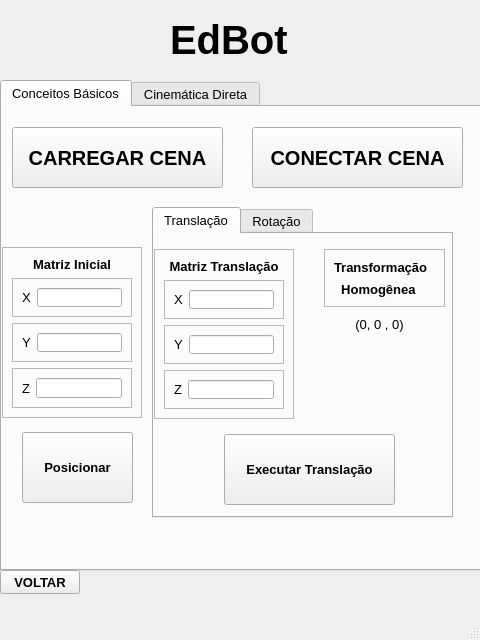
<?xml version="1.0" encoding="UTF-8"?>
<ui version="4.0">
 <class>MainWindow</class>
 <widget class="QMainWindow" name="MainWindow">
  <property name="geometry">
   <rect>
    <x>0</x>
    <y>0</y>
    <width>480</width>
    <height>640</height>
   </rect>
  </property>
  <property name="maximumSize">
   <size>
    <width>480</width>
    <height>640</height>
   </size>
  </property>
  <property name="windowTitle">
   <string>EdBot_v1</string>
  </property>
  <widget class="QWidget" name="centralwidget">
   <widget class="QLabel" name="label_title">
    <property name="geometry">
     <rect>
      <x>170</x>
      <y>20</y>
      <width>120</width>
      <height>40</height>
     </rect>
    </property>
    <property name="font">
     <font>
      <pointsize>30</pointsize>
      <weight>75</weight>
      <bold>true</bold>
     </font>
    </property>
    <property name="text">
     <string>EdBot </string>
    </property>
   </widget>
   <widget class="QStackedWidget" name="stackedWidget">
    <property name="geometry">
     <rect>
      <x>0</x>
      <y>70</y>
      <width>481</width>
      <height>531</height>
     </rect>
    </property>
    <property name="currentIndex">
     <number>1</number>
    </property>
    <widget class="QWidget" name="home">
     <widget class="QLabel" name="label_app">
      <property name="geometry">
       <rect>
        <x>150</x>
        <y>50</y>
        <width>180</width>
        <height>50</height>
       </rect>
      </property>
      <property name="font">
       <font>
        <pointsize>15</pointsize>
       </font>
      </property>
      <property name="text">
       <string>Escolha a aplicação:</string>
      </property>
     </widget>
     <widget class="QPushButton" name="btn_fisico">
      <property name="geometry">
       <rect>
        <x>40</x>
        <y>290</y>
        <width>400</width>
        <height>130</height>
       </rect>
      </property>
      <property name="font">
       <font>
        <pointsize>15</pointsize>
        <weight>75</weight>
        <bold>true</bold>
       </font>
      </property>
      <property name="text">
       <string>ROBÔ FÍSICO</string>
      </property>
     </widget>
     <widget class="QPushButton" name="btn_virtual">
      <property name="geometry">
       <rect>
        <x>40</x>
        <y>120</y>
        <width>400</width>
        <height>130</height>
       </rect>
      </property>
      <property name="font">
       <font>
        <pointsize>15</pointsize>
        <weight>75</weight>
        <bold>true</bold>
       </font>
      </property>
      <property name="text">
       <string>ROBÔ VIRTUAL</string>
      </property>
     </widget>
    </widget>
    <widget class="QWidget" name="page_virtual">
     <widget class="QPushButton" name="pushButton_voltar">
      <property name="geometry">
       <rect>
        <x>0</x>
        <y>500</y>
        <width>80</width>
        <height>24</height>
       </rect>
      </property>
      <property name="font">
       <font>
        <pointsize>10</pointsize>
        <weight>75</weight>
        <bold>true</bold>
       </font>
      </property>
      <property name="text">
       <string>VOLTAR</string>
      </property>
     </widget>
     <widget class="QTabWidget" name="tabWidget">
      <property name="geometry">
       <rect>
        <x>0</x>
        <y>10</y>
        <width>481</width>
        <height>491</height>
       </rect>
      </property>
      <property name="font">
       <font>
        <pointsize>10</pointsize>
       </font>
      </property>
      <property name="currentIndex">
       <number>0</number>
      </property>
      <widget class="QWidget" name="tab_conceitos">
       <attribute name="title">
        <string>Conceitos Básicos</string>
       </attribute>
       <widget class="QPushButton" name="pushButton_carregar_cena">
        <property name="geometry">
         <rect>
          <x>10</x>
          <y>20</y>
          <width>211</width>
          <height>61</height>
         </rect>
        </property>
        <property name="font">
         <font>
          <pointsize>15</pointsize>
          <weight>75</weight>
          <bold>true</bold>
         </font>
        </property>
        <property name="autoFillBackground">
         <bool>false</bool>
        </property>
        <property name="text">
         <string>CARREGAR CENA</string>
        </property>
       </widget>
       <widget class="QFrame" name="frame_m1">
        <property name="geometry">
         <rect>
          <x>0</x>
          <y>140</y>
          <width>140</width>
          <height>171</height>
         </rect>
        </property>
        <property name="frameShape">
         <enum>QFrame::StyledPanel</enum>
        </property>
        <property name="frameShadow">
         <enum>QFrame::Raised</enum>
        </property>
        <layout class="QVBoxLayout" name="verticalLayout">
         <item>
          <widget class="QLabel" name="label_m1">
           <property name="font">
            <font>
             <pointsize>10</pointsize>
             <weight>75</weight>
             <bold>true</bold>
            </font>
           </property>
           <property name="text">
            <string>Matriz Inicial</string>
           </property>
           <property name="alignment">
            <set>Qt::AlignCenter</set>
           </property>
          </widget>
         </item>
         <item>
          <widget class="QFrame" name="frame_m1x">
           <property name="frameShape">
            <enum>QFrame::StyledPanel</enum>
           </property>
           <property name="frameShadow">
            <enum>QFrame::Raised</enum>
           </property>
           <layout class="QHBoxLayout" name="horizontalLayout_3">
            <item>
             <widget class="QLabel" name="label_m1x">
              <property name="text">
               <string>X</string>
              </property>
             </widget>
            </item>
            <item>
             <widget class="QLineEdit" name="lineEdit_m1x"/>
            </item>
           </layout>
          </widget>
         </item>
         <item>
          <widget class="QFrame" name="frame_m1y">
           <property name="frameShape">
            <enum>QFrame::StyledPanel</enum>
           </property>
           <property name="frameShadow">
            <enum>QFrame::Raised</enum>
           </property>
           <layout class="QHBoxLayout" name="horizontalLayout_4">
            <item>
             <widget class="QLabel" name="label_m1y">
              <property name="text">
               <string>Y</string>
              </property>
             </widget>
            </item>
            <item>
             <widget class="QLineEdit" name="lineEdit_m1y"/>
            </item>
           </layout>
          </widget>
         </item>
         <item>
          <widget class="QFrame" name="frame_m1z">
           <property name="frameShape">
            <enum>QFrame::StyledPanel</enum>
           </property>
           <property name="frameShadow">
            <enum>QFrame::Raised</enum>
           </property>
           <layout class="QHBoxLayout" name="horizontalLayout_5">
            <item>
             <widget class="QLabel" name="label_m1z">
              <property name="text">
               <string>Z</string>
              </property>
             </widget>
            </item>
            <item>
             <widget class="QLineEdit" name="lineEdit_m1z"/>
            </item>
           </layout>
          </widget>
         </item>
        </layout>
       </widget>
       <widget class="QTabWidget" name="tabWidget_rot_translacao">
        <property name="geometry">
         <rect>
          <x>150</x>
          <y>100</y>
          <width>301</width>
          <height>311</height>
         </rect>
        </property>
        <property name="currentIndex">
         <number>0</number>
        </property>
        <widget class="QWidget" name="tab_translacao">
         <attribute name="title">
          <string>Translação</string>
         </attribute>
         <widget class="QPushButton" name="pushButton_executar_translacao">
          <property name="geometry">
           <rect>
            <x>70</x>
            <y>200</y>
            <width>171</width>
            <height>71</height>
           </rect>
          </property>
          <property name="font">
           <font>
            <pointsize>10</pointsize>
            <weight>75</weight>
            <bold>true</bold>
           </font>
          </property>
          <property name="text">
           <string>Executar Translação</string>
          </property>
         </widget>
         <widget class="QFrame" name="frame_m2">
          <property name="geometry">
           <rect>
            <x>0</x>
            <y>15</y>
            <width>140</width>
            <height>170</height>
           </rect>
          </property>
          <property name="frameShape">
           <enum>QFrame::StyledPanel</enum>
          </property>
          <property name="frameShadow">
           <enum>QFrame::Raised</enum>
          </property>
          <layout class="QVBoxLayout" name="verticalLayout_2">
           <item>
            <widget class="QLabel" name="label_m2">
             <property name="font">
              <font>
               <pointsize>10</pointsize>
               <weight>75</weight>
               <bold>true</bold>
              </font>
             </property>
             <property name="text">
              <string>Matriz Translação</string>
             </property>
             <property name="alignment">
              <set>Qt::AlignCenter</set>
             </property>
            </widget>
           </item>
           <item>
            <widget class="QFrame" name="frame_m2x">
             <property name="frameShape">
              <enum>QFrame::StyledPanel</enum>
             </property>
             <property name="frameShadow">
              <enum>QFrame::Raised</enum>
             </property>
             <layout class="QHBoxLayout" name="horizontalLayout_6">
              <item>
               <widget class="QLabel" name="label_m2x">
                <property name="text">
                 <string>X</string>
                </property>
               </widget>
              </item>
              <item>
               <widget class="QLineEdit" name="lineEdit_m2x"/>
              </item>
             </layout>
            </widget>
           </item>
           <item>
            <widget class="QFrame" name="frame_m2y">
             <property name="frameShape">
              <enum>QFrame::StyledPanel</enum>
             </property>
             <property name="frameShadow">
              <enum>QFrame::Raised</enum>
             </property>
             <layout class="QHBoxLayout" name="horizontalLayout_7">
              <item>
               <widget class="QLabel" name="label_m2y">
                <property name="text">
                 <string>Y</string>
                </property>
               </widget>
              </item>
              <item>
               <widget class="QLineEdit" name="lineEdit_m2y"/>
              </item>
             </layout>
            </widget>
           </item>
           <item>
            <widget class="QFrame" name="frame_m2z">
             <property name="frameShape">
              <enum>QFrame::StyledPanel</enum>
             </property>
             <property name="frameShadow">
              <enum>QFrame::Raised</enum>
             </property>
             <layout class="QHBoxLayout" name="horizontalLayout_8">
              <item>
               <widget class="QLabel" name="label_m2z">
                <property name="text">
                 <string>Z</string>
                </property>
               </widget>
              </item>
              <item>
               <widget class="QLineEdit" name="lineEdit_m2z"/>
              </item>
             </layout>
            </widget>
           </item>
          </layout>
         </widget>
         <widget class="QFrame" name="frame_resultado">
          <property name="geometry">
           <rect>
            <x>170</x>
            <y>15</y>
            <width>121</width>
            <height>58</height>
           </rect>
          </property>
          <property name="frameShape">
           <enum>QFrame::StyledPanel</enum>
          </property>
          <property name="frameShadow">
           <enum>QFrame::Raised</enum>
          </property>
          <layout class="QVBoxLayout" name="verticalLayout_3">
           <item>
            <widget class="QLabel" name="label_transformacao">
             <property name="font">
              <font>
               <pointsize>10</pointsize>
               <weight>75</weight>
               <bold>true</bold>
              </font>
             </property>
             <property name="text">
              <string>Transformação </string>
             </property>
            </widget>
           </item>
           <item>
            <widget class="QLabel" name="label_homogenea">
             <property name="font">
              <font>
               <pointsize>10</pointsize>
               <weight>75</weight>
               <bold>true</bold>
              </font>
             </property>
             <property name="text">
              <string>  Homogênea</string>
             </property>
            </widget>
           </item>
          </layout>
         </widget>
         <widget class="QLabel" name="label_resultado_translacao">
          <property name="geometry">
           <rect>
            <x>160</x>
            <y>80</y>
            <width>131</width>
            <height>20</height>
           </rect>
          </property>
          <property name="text">
           <string>(0, 0 , 0)</string>
          </property>
          <property name="alignment">
           <set>Qt::AlignCenter</set>
          </property>
         </widget>
        </widget>
        <widget class="QWidget" name="tab_rotacao">
         <attribute name="title">
          <string>Rotação</string>
         </attribute>
         <widget class="QFrame" name="frame_resultado_2">
          <property name="geometry">
           <rect>
            <x>170</x>
            <y>15</y>
            <width>121</width>
            <height>58</height>
           </rect>
          </property>
          <property name="frameShape">
           <enum>QFrame::StyledPanel</enum>
          </property>
          <property name="frameShadow">
           <enum>QFrame::Raised</enum>
          </property>
          <layout class="QVBoxLayout" name="verticalLayout_4">
           <item>
            <widget class="QLabel" name="label_transformacao_2">
             <property name="font">
              <font>
               <pointsize>10</pointsize>
               <weight>75</weight>
               <bold>true</bold>
              </font>
             </property>
             <property name="text">
              <string>Transformação </string>
             </property>
            </widget>
           </item>
           <item>
            <widget class="QLabel" name="label_homogenea_2">
             <property name="font">
              <font>
               <pointsize>10</pointsize>
               <weight>75</weight>
               <bold>true</bold>
              </font>
             </property>
             <property name="text">
              <string>  Homogênea</string>
             </property>
            </widget>
           </item>
          </layout>
         </widget>
         <widget class="QPushButton" name="pushButton_executar_rotacao">
          <property name="geometry">
           <rect>
            <x>70</x>
            <y>200</y>
            <width>171</width>
            <height>71</height>
           </rect>
          </property>
          <property name="font">
           <font>
            <pointsize>10</pointsize>
            <weight>75</weight>
            <bold>true</bold>
           </font>
          </property>
          <property name="text">
           <string>Executar Rotação</string>
          </property>
         </widget>
         <widget class="QFrame" name="frame_m3">
          <property name="geometry">
           <rect>
            <x>0</x>
            <y>15</y>
            <width>151</width>
            <height>170</height>
           </rect>
          </property>
          <property name="frameShape">
           <enum>QFrame::StyledPanel</enum>
          </property>
          <property name="frameShadow">
           <enum>QFrame::Raised</enum>
          </property>
          <layout class="QVBoxLayout" name="verticalLayout_5">
           <item>
            <widget class="QLabel" name="label_m3">
             <property name="font">
              <font>
               <pointsize>10</pointsize>
               <weight>75</weight>
               <bold>true</bold>
              </font>
             </property>
             <property name="text">
              <string>Ângulo Rotação (°)</string>
             </property>
             <property name="alignment">
              <set>Qt::AlignCenter</set>
             </property>
            </widget>
           </item>
           <item>
            <widget class="QFrame" name="frame_m3x">
             <property name="frameShape">
              <enum>QFrame::StyledPanel</enum>
             </property>
             <property name="frameShadow">
              <enum>QFrame::Raised</enum>
             </property>
             <layout class="QHBoxLayout" name="horizontalLayout_9">
              <item>
               <widget class="QLabel" name="label_m3x">
                <property name="text">
                 <string>X</string>
                </property>
               </widget>
              </item>
              <item>
               <widget class="QLineEdit" name="lineEdit_m3x"/>
              </item>
             </layout>
            </widget>
           </item>
           <item>
            <widget class="QFrame" name="frame_m3y">
             <property name="frameShape">
              <enum>QFrame::StyledPanel</enum>
             </property>
             <property name="frameShadow">
              <enum>QFrame::Raised</enum>
             </property>
             <layout class="QHBoxLayout" name="horizontalLayout_10">
              <item>
               <widget class="QLabel" name="label_m3y">
                <property name="text">
                 <string>Y</string>
                </property>
               </widget>
              </item>
              <item>
               <widget class="QLineEdit" name="lineEdit_m3y"/>
              </item>
             </layout>
            </widget>
           </item>
           <item>
            <widget class="QFrame" name="frame_m3z">
             <property name="frameShape">
              <enum>QFrame::StyledPanel</enum>
             </property>
             <property name="frameShadow">
              <enum>QFrame::Raised</enum>
             </property>
             <layout class="QHBoxLayout" name="horizontalLayout_11">
              <item>
               <widget class="QLabel" name="label_m3z">
                <property name="text">
                 <string>Z</string>
                </property>
               </widget>
              </item>
              <item>
               <widget class="QLineEdit" name="lineEdit_m3z"/>
              </item>
             </layout>
            </widget>
           </item>
          </layout>
         </widget>
         <widget class="QLabel" name="label_resultado_rotacao">
          <property name="geometry">
           <rect>
            <x>160</x>
            <y>80</y>
            <width>131</width>
            <height>20</height>
           </rect>
          </property>
          <property name="text">
           <string>(0, 0 , 0)</string>
          </property>
          <property name="alignment">
           <set>Qt::AlignCenter</set>
          </property>
         </widget>
        </widget>
       </widget>
       <widget class="QPushButton" name="pushButton_conectar_cena">
        <property name="geometry">
         <rect>
          <x>250</x>
          <y>20</y>
          <width>211</width>
          <height>61</height>
         </rect>
        </property>
        <property name="font">
         <font>
          <pointsize>15</pointsize>
          <weight>75</weight>
          <bold>true</bold>
         </font>
        </property>
        <property name="text">
         <string>CONECTAR CENA</string>
        </property>
       </widget>
       <widget class="QPushButton" name="pushButton_posicionar">
        <property name="geometry">
         <rect>
          <x>20</x>
          <y>325</y>
          <width>111</width>
          <height>71</height>
         </rect>
        </property>
        <property name="font">
         <font>
          <pointsize>10</pointsize>
          <weight>75</weight>
          <bold>true</bold>
         </font>
        </property>
        <property name="text">
         <string>Posicionar</string>
        </property>
       </widget>
       <zorder>tabWidget_rot_translacao</zorder>
       <zorder>pushButton_carregar_cena</zorder>
       <zorder>frame_m1</zorder>
       <zorder>pushButton_conectar_cena</zorder>
       <zorder>pushButton_posicionar</zorder>
      </widget>
      <widget class="QWidget" name="tab_robo_virtual">
       <attribute name="title">
        <string>Cinemática Direta</string>
       </attribute>
       <widget class="QPushButton" name="pushButton_carregar_cena_3">
        <property name="geometry">
         <rect>
          <x>10</x>
          <y>20</y>
          <width>211</width>
          <height>61</height>
         </rect>
        </property>
        <property name="font">
         <font>
          <pointsize>15</pointsize>
          <weight>75</weight>
          <bold>true</bold>
         </font>
        </property>
        <property name="autoFillBackground">
         <bool>false</bool>
        </property>
        <property name="text">
         <string>CARREGAR CENA</string>
        </property>
       </widget>
       <widget class="QPushButton" name="pushButton_conectar_cena_3">
        <property name="geometry">
         <rect>
          <x>250</x>
          <y>20</y>
          <width>211</width>
          <height>61</height>
         </rect>
        </property>
        <property name="font">
         <font>
          <pointsize>15</pointsize>
          <weight>75</weight>
          <bold>true</bold>
         </font>
        </property>
        <property name="text">
         <string>CONECTAR CENA</string>
        </property>
       </widget>
       <widget class="QFrame" name="frame_theta">
        <property name="geometry">
         <rect>
          <x>140</x>
          <y>90</y>
          <width>193</width>
          <height>132</height>
         </rect>
        </property>
        <property name="frameShape">
         <enum>QFrame::Box</enum>
        </property>
        <property name="frameShadow">
         <enum>QFrame::Raised</enum>
        </property>
        <property name="lineWidth">
         <number>2</number>
        </property>
        <layout class="QVBoxLayout" name="verticalLayout_11">
         <item>
          <widget class="QLabel" name="label_theta">
           <property name="font">
            <font>
             <pointsize>10</pointsize>
             <weight>75</weight>
             <bold>true</bold>
            </font>
           </property>
           <property name="text">
            <string>Determine os Ângulos</string>
           </property>
           <property name="alignment">
            <set>Qt::AlignCenter</set>
           </property>
          </widget>
         </item>
         <item>
          <widget class="QFrame" name="frame_theta1">
           <property name="frameShape">
            <enum>QFrame::StyledPanel</enum>
           </property>
           <property name="frameShadow">
            <enum>QFrame::Raised</enum>
           </property>
           <layout class="QHBoxLayout" name="horizontalLayout_21">
            <item>
             <widget class="QLabel" name="label_theta1">
              <property name="text">
               <string>θ1</string>
              </property>
             </widget>
            </item>
            <item>
             <widget class="QLineEdit" name="lineEdit_theta1"/>
            </item>
           </layout>
          </widget>
         </item>
         <item>
          <widget class="QFrame" name="frame_theta2">
           <property name="frameShape">
            <enum>QFrame::StyledPanel</enum>
           </property>
           <property name="frameShadow">
            <enum>QFrame::Raised</enum>
           </property>
           <layout class="QHBoxLayout" name="horizontalLayout_22">
            <item>
             <widget class="QLabel" name="label_theta2">
              <property name="text">
               <string>θ2</string>
              </property>
             </widget>
            </item>
            <item>
             <widget class="QLineEdit" name="lineEdit_theta2"/>
            </item>
           </layout>
          </widget>
         </item>
        </layout>
       </widget>
       <widget class="QPushButton" name="pushButton_executar_cinematica">
        <property name="geometry">
         <rect>
          <x>155</x>
          <y>380</y>
          <width>170</width>
          <height>70</height>
         </rect>
        </property>
        <property name="font">
         <font>
          <pointsize>10</pointsize>
          <weight>75</weight>
          <bold>true</bold>
         </font>
        </property>
        <property name="text">
         <string>Executar</string>
        </property>
       </widget>
       <widget class="QFrame" name="frame_cin">
        <property name="geometry">
         <rect>
          <x>80</x>
          <y>270</y>
          <width>331</width>
          <height>98</height>
         </rect>
        </property>
        <property name="frameShape">
         <enum>QFrame::Box</enum>
        </property>
        <property name="frameShadow">
         <enum>QFrame::Raised</enum>
        </property>
        <property name="lineWidth">
         <number>2</number>
        </property>
        <layout class="QVBoxLayout" name="verticalLayout_12">
         <item>
          <widget class="QFrame" name="frame_cin_x">
           <property name="frameShape">
            <enum>QFrame::StyledPanel</enum>
           </property>
           <property name="frameShadow">
            <enum>QFrame::Raised</enum>
           </property>
           <layout class="QHBoxLayout" name="horizontalLayout_2">
            <item>
             <widget class="QLabel" name="label_cinx_text">
              <property name="font">
               <font>
                <weight>50</weight>
                <bold>false</bold>
               </font>
              </property>
              <property name="text">
               <string>X = 0,47 * cos(θ1) + 0,40 * cos(θ1+θ2) =</string>
              </property>
             </widget>
            </item>
            <item>
             <widget class="QLabel" name="label_cinx_result">
              <property name="text">
               <string>0</string>
              </property>
             </widget>
            </item>
           </layout>
          </widget>
         </item>
         <item>
          <widget class="QFrame" name="frame_cin_y">
           <property name="frameShape">
            <enum>QFrame::StyledPanel</enum>
           </property>
           <property name="frameShadow">
            <enum>QFrame::Raised</enum>
           </property>
           <layout class="QHBoxLayout" name="horizontalLayout">
            <item>
             <widget class="QLabel" name="label_ciny_text">
              <property name="font">
               <font>
                <weight>50</weight>
                <bold>false</bold>
               </font>
              </property>
              <property name="text">
               <string>Y =  0,47 * sin(θ1) + 0,40 * sin(θ1+θ2)  =</string>
              </property>
             </widget>
            </item>
            <item>
             <widget class="QLabel" name="label_ciny_result">
              <property name="text">
               <string>0</string>
              </property>
             </widget>
            </item>
           </layout>
          </widget>
         </item>
        </layout>
       </widget>
       <widget class="QPushButton" name="pushButton">
        <property name="geometry">
         <rect>
          <x>205</x>
          <y>230</y>
          <width>70</width>
          <height>31</height>
         </rect>
        </property>
        <property name="font">
         <font>
          <weight>75</weight>
          <bold>true</bold>
         </font>
        </property>
        <property name="text">
         <string>DÚVIDA?</string>
        </property>
       </widget>
      </widget>
     </widget>
     <zorder>tabWidget</zorder>
     <zorder>pushButton_voltar</zorder>
    </widget>
    <widget class="QWidget" name="page_fisico">
     <widget class="QPushButton" name="pushButton_voltar_2">
      <property name="geometry">
       <rect>
        <x>0</x>
        <y>500</y>
        <width>80</width>
        <height>24</height>
       </rect>
      </property>
      <property name="font">
       <font>
        <pointsize>10</pointsize>
        <weight>75</weight>
        <bold>true</bold>
       </font>
      </property>
      <property name="text">
       <string>VOLTAR</string>
      </property>
     </widget>
     <widget class="QPushButton" name="pushButton_connect_broker">
      <property name="geometry">
       <rect>
        <x>125</x>
        <y>30</y>
        <width>230</width>
        <height>71</height>
       </rect>
      </property>
      <property name="font">
       <font>
        <pointsize>15</pointsize>
        <weight>75</weight>
        <bold>true</bold>
       </font>
      </property>
      <property name="text">
       <string>CONECTAR BROKER</string>
      </property>
     </widget>
     <widget class="QFrame" name="frame_sm0">
      <property name="geometry">
       <rect>
        <x>20</x>
        <y>120</y>
        <width>440</width>
        <height>42</height>
       </rect>
      </property>
      <property name="frameShape">
       <enum>QFrame::StyledPanel</enum>
      </property>
      <property name="frameShadow">
       <enum>QFrame::Raised</enum>
      </property>
      <layout class="QHBoxLayout" name="horizontalLayout_12">
       <item>
        <widget class="QLabel" name="label_motor0">
         <property name="font">
          <font>
           <weight>75</weight>
           <bold>true</bold>
          </font>
         </property>
         <property name="text">
          <string>MOTOR 0 (BASE)          </string>
         </property>
        </widget>
       </item>
       <item>
        <widget class="QSlider" name="horizontalSlider_m0">
         <property name="maximum">
          <number>180</number>
         </property>
         <property name="value">
          <number>90</number>
         </property>
         <property name="orientation">
          <enum>Qt::Horizontal</enum>
         </property>
        </widget>
       </item>
       <item>
        <widget class="QLabel" name="label_slider_m0">
         <property name="font">
          <font>
           <weight>75</weight>
           <bold>true</bold>
          </font>
         </property>
         <property name="text">
          <string> 90</string>
         </property>
        </widget>
       </item>
      </layout>
     </widget>
     <widget class="QFrame" name="frame_sm1">
      <property name="geometry">
       <rect>
        <x>20</x>
        <y>190</y>
        <width>440</width>
        <height>42</height>
       </rect>
      </property>
      <property name="frameShape">
       <enum>QFrame::StyledPanel</enum>
      </property>
      <property name="frameShadow">
       <enum>QFrame::Raised</enum>
      </property>
      <layout class="QHBoxLayout" name="horizontalLayout_13">
       <item>
        <widget class="QLabel" name="label_motor1">
         <property name="font">
          <font>
           <weight>75</weight>
           <bold>true</bold>
          </font>
         </property>
         <property name="text">
          <string>MOTOR 1 (OMBRO)     </string>
         </property>
        </widget>
       </item>
       <item>
        <widget class="QSlider" name="horizontalSlider_m1">
         <property name="minimum">
          <number>70</number>
         </property>
         <property name="maximum">
          <number>120</number>
         </property>
         <property name="value">
          <number>105</number>
         </property>
         <property name="orientation">
          <enum>Qt::Horizontal</enum>
         </property>
        </widget>
       </item>
       <item>
        <widget class="QLabel" name="label_slider_m1">
         <property name="font">
          <font>
           <weight>75</weight>
           <bold>true</bold>
          </font>
         </property>
         <property name="text">
          <string>105</string>
         </property>
        </widget>
       </item>
      </layout>
     </widget>
     <widget class="QFrame" name="frame_sm2">
      <property name="geometry">
       <rect>
        <x>20</x>
        <y>260</y>
        <width>440</width>
        <height>42</height>
       </rect>
      </property>
      <property name="frameShape">
       <enum>QFrame::StyledPanel</enum>
      </property>
      <property name="frameShadow">
       <enum>QFrame::Raised</enum>
      </property>
      <layout class="QHBoxLayout" name="horizontalLayout_14">
       <item>
        <widget class="QLabel" name="label_motor2">
         <property name="font">
          <font>
           <weight>75</weight>
           <bold>true</bold>
          </font>
         </property>
         <property name="text">
          <string>MOTOR 2 (COTOVELO)</string>
         </property>
        </widget>
       </item>
       <item>
        <widget class="QSlider" name="horizontalSlider_m2">
         <property name="minimum">
          <number>75</number>
         </property>
         <property name="maximum">
          <number>135</number>
         </property>
         <property name="value">
          <number>120</number>
         </property>
         <property name="orientation">
          <enum>Qt::Horizontal</enum>
         </property>
        </widget>
       </item>
       <item>
        <widget class="QLabel" name="label_slider_m2">
         <property name="font">
          <font>
           <weight>75</weight>
           <bold>true</bold>
          </font>
         </property>
         <property name="text">
          <string>120</string>
         </property>
        </widget>
       </item>
      </layout>
     </widget>
     <widget class="QFrame" name="frame_sm3">
      <property name="geometry">
       <rect>
        <x>20</x>
        <y>330</y>
        <width>440</width>
        <height>42</height>
       </rect>
      </property>
      <property name="frameShape">
       <enum>QFrame::StyledPanel</enum>
      </property>
      <property name="frameShadow">
       <enum>QFrame::Raised</enum>
      </property>
      <layout class="QHBoxLayout" name="horizontalLayout_15">
       <item>
        <widget class="QLabel" name="label_motor3">
         <property name="font">
          <font>
           <weight>75</weight>
           <bold>true</bold>
          </font>
         </property>
         <property name="text">
          <string>MOTOR 3 (PUNHO)      </string>
         </property>
        </widget>
       </item>
       <item>
        <widget class="QSlider" name="horizontalSlider_m3">
         <property name="maximum">
          <number>110</number>
         </property>
         <property name="value">
          <number>40</number>
         </property>
         <property name="orientation">
          <enum>Qt::Horizontal</enum>
         </property>
        </widget>
       </item>
       <item>
        <widget class="QLabel" name="label_slider_m3">
         <property name="font">
          <font>
           <weight>75</weight>
           <bold>true</bold>
          </font>
         </property>
         <property name="text">
          <string> 40</string>
         </property>
        </widget>
       </item>
      </layout>
     </widget>
     <widget class="QFrame" name="frame_sm4">
      <property name="geometry">
       <rect>
        <x>20</x>
        <y>400</y>
        <width>440</width>
        <height>42</height>
       </rect>
      </property>
      <property name="frameShape">
       <enum>QFrame::StyledPanel</enum>
      </property>
      <property name="frameShadow">
       <enum>QFrame::Raised</enum>
      </property>
      <layout class="QHBoxLayout" name="horizontalLayout_16">
       <item>
        <widget class="QLabel" name="label_motor4">
         <property name="font">
          <font>
           <weight>75</weight>
           <bold>true</bold>
          </font>
         </property>
         <property name="text">
          <string>MOTOR 4 (GARRA)      </string>
         </property>
        </widget>
       </item>
       <item>
        <widget class="QSlider" name="horizontalSlider_m4">
         <property name="minimum">
          <number>80</number>
         </property>
         <property name="maximum">
          <number>140</number>
         </property>
         <property name="value">
          <number>140</number>
         </property>
         <property name="orientation">
          <enum>Qt::Horizontal</enum>
         </property>
        </widget>
       </item>
       <item>
        <widget class="QLabel" name="label_slider_m4">
         <property name="font">
          <font>
           <weight>75</weight>
           <bold>true</bold>
          </font>
         </property>
         <property name="text">
          <string>140</string>
         </property>
        </widget>
       </item>
      </layout>
     </widget>
    </widget>
   </widget>
   <zorder>stackedWidget</zorder>
   <zorder>label_title</zorder>
  </widget>
  <widget class="QMenuBar" name="menubar">
   <property name="geometry">
    <rect>
     <x>0</x>
     <y>0</y>
     <width>480</width>
     <height>21</height>
    </rect>
   </property>
  </widget>
  <widget class="QStatusBar" name="statusbar"/>
 </widget>
 <resources/>
 <connections/>
</ui>
